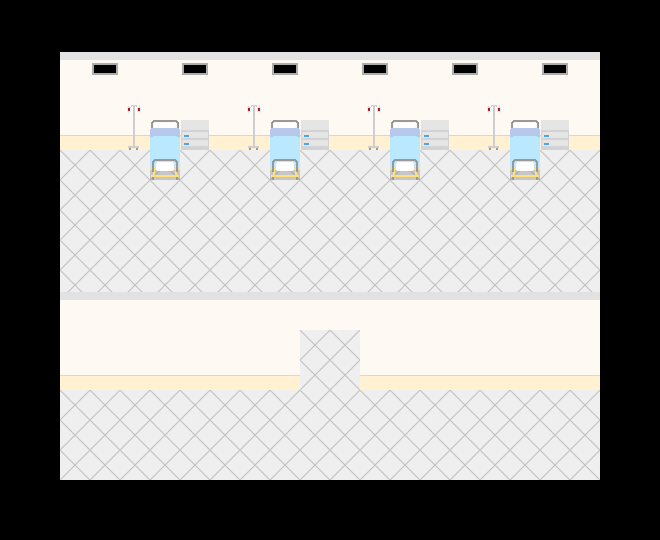

The image is a tile-based game level rendered from a .tmx file. Its description and complete source (layers, tilesets, objects, tile grids) follow:
An orthogonal 22x18 tile map with 30x30 px tiles, 3 tile layers (Camada de Tiles 1, Camada de Tiles 2, Camada de Tiles 3), 4 tilesets and 7 objects (portal_0, npc_5, npc_4, npc_3, npc_2, ...).

<map version="1.2" tiledversion="1.3.0" orientation="orthogonal" renderorder="left-up" compressionlevel="0" width="22" height="18" tilewidth="30" tileheight="30" infinite="0" nextlayerid="11" nextobjectid="44">
 <properties>
  <property name="INTERIOR" value="0" />
  <property name="SIGNAL" type="int" value="3" />
 </properties>
 <tileset firstgid="1" source="../Tiles/Files/nature.tsx" />
 <tileset firstgid="50" source="../Tiles/Files/streets.tsx" />
 <tileset firstgid="141" source="../Tiles/Files/shop.tsx" />
 <tileset firstgid="197" source="../Tiles/Files/interior.tsx" />
 <layer id="1" name="Camada de Tiles 1" width="22" height="18">
  <data encoding="csv">
0,0,0,0,0,0,0,0,0,0,0,0,0,0,0,0,0,0,0,0,0,0,
0,0,0,0,0,0,0,0,0,0,0,0,0,0,0,0,0,0,0,0,0,0,
0,0,206,214,206,206,214,206,206,214,206,206,214,206,206,214,206,206,214,206,0,0,
0,0,206,206,206,206,206,206,206,206,206,206,206,206,206,206,206,206,206,206,0,0,
0,0,230,230,230,230,230,230,230,230,230,230,230,230,230,230,230,230,230,230,0,0,
0,0,237,237,237,237,237,237,237,237,237,237,237,237,237,237,237,237,237,237,0,0,
0,0,237,237,237,237,237,237,237,237,237,237,237,237,237,237,237,237,237,237,0,0,
0,0,237,237,237,237,237,237,237,237,237,237,237,237,237,237,237,237,237,237,0,0,
0,0,237,237,237,237,237,237,237,237,237,237,237,237,237,237,237,237,237,237,0,0,
0,0,237,237,237,237,237,237,237,237,237,237,237,237,237,237,237,237,237,237,0,0,
0,0,237,237,237,237,237,237,237,237,237,237,237,237,237,237,237,237,237,237,0,0,
0,0,206,206,206,206,206,206,206,206,237,237,206,206,206,206,206,206,206,206,0,0,
0,0,230,230,230,230,230,230,230,230,237,237,230,230,230,230,230,230,230,230,0,0,
0,0,237,237,237,237,237,237,237,237,237,237,237,237,237,237,237,237,237,237,0,0,
0,0,237,237,237,237,237,237,237,237,237,237,237,237,237,237,237,237,237,237,0,0,
0,0,237,237,237,237,237,237,237,237,237,237,237,237,237,237,237,237,237,237,0,0,
0,0,0,0,0,0,0,0,0,0,0,0,0,0,0,0,0,0,0,0,0,0,
0,0,0,0,0,0,0,0,0,0,0,0,0,0,0,0,0,0,0,0,0,0
</data>
 </layer>
 <layer id="3" name="Camada de Tiles 2" width="22" height="18">
  <data encoding="csv">
0,0,0,0,0,0,0,0,0,0,0,0,0,0,0,0,0,0,0,0,0,0,
0,0,0,0,0,0,0,0,0,0,0,0,0,0,0,0,0,0,0,0,0,0,
0,0,0,0,0,0,0,0,0,0,0,0,0,0,0,0,0,0,0,0,0,0,
0,0,0,0,170,0,0,0,170,0,0,0,170,0,0,0,170,0,0,0,0,0,
0,0,0,0,178,169,179,0,178,169,179,0,178,169,179,0,178,169,179,0,0,0,
0,0,0,0,0,177,0,0,0,177,0,0,0,177,0,0,0,177,0,0,0,0,
0,0,0,0,0,0,0,0,0,0,0,0,0,0,0,0,0,0,0,0,0,0,
0,0,0,0,0,0,0,0,0,0,0,0,0,0,0,0,0,0,0,0,0,0,
0,0,0,0,0,0,0,0,0,0,0,0,0,0,0,0,0,0,0,0,0,0,
0,0,0,0,0,0,0,0,0,0,0,0,0,0,0,0,0,0,0,0,0,0,
0,0,0,0,0,0,0,0,0,0,0,0,0,0,0,0,0,0,0,0,0,0,
0,0,0,0,0,0,0,0,0,0,0,0,0,0,0,0,0,0,0,0,0,0,
0,0,0,0,0,0,0,0,0,0,0,0,0,0,0,0,0,0,0,0,0,0,
0,0,0,0,0,0,0,0,0,0,0,0,0,0,0,0,0,0,0,0,0,0,
0,0,0,0,0,0,0,0,0,0,0,0,0,0,0,0,0,0,0,0,0,0,
0,0,0,0,0,0,0,0,0,0,0,0,0,0,0,0,0,0,0,0,0,0,
0,0,0,0,0,0,0,0,0,0,0,0,0,0,0,0,0,0,0,0,0,0,
0,0,0,0,0,0,0,0,0,0,0,0,0,0,0,0,0,0,0,0,0,0
</data>
 </layer>
 <layer id="5" name="Camada de Tiles 3" width="22" height="18">
  <data encoding="csv">
0,0,0,0,0,0,0,0,0,0,0,0,0,0,0,0,0,0,0,0,0,0,
0,0,197,197,197,197,197,197,197,197,197,197,197,197,197,197,197,197,197,197,0,0,
0,0,0,0,0,0,0,0,0,0,0,0,0,0,0,0,0,0,0,0,0,0,
0,0,0,0,0,0,0,0,0,0,0,0,0,0,0,0,0,0,0,0,0,0,
0,0,0,0,0,0,0,0,0,0,0,0,0,0,0,0,0,0,0,0,0,0,
0,0,0,0,0,0,0,0,0,0,0,0,0,0,0,0,0,0,0,0,0,0,
0,0,0,0,0,0,0,0,0,0,0,0,0,0,0,0,0,0,0,0,0,0,
0,0,0,0,0,0,0,0,0,0,0,0,0,0,0,0,0,0,0,0,0,0,
0,0,0,0,0,0,0,0,0,0,0,0,0,0,0,0,0,0,0,0,0,0,
0,0,197,197,197,197,197,197,197,197,197,197,197,197,197,197,197,197,197,197,0,0,
0,0,206,206,206,206,206,206,206,206,206,206,206,206,206,206,206,206,206,206,0,0,
0,0,0,0,0,0,0,0,0,0,0,0,0,0,0,0,0,0,0,0,0,0,
0,0,0,0,0,0,0,0,0,0,0,0,0,0,0,0,0,0,0,0,0,0,
0,0,0,0,0,0,0,0,0,0,0,0,0,0,0,0,0,0,0,0,0,0,
0,0,0,0,0,0,0,0,0,0,0,0,0,0,0,0,0,0,0,0,0,0,
0,0,0,0,0,0,0,0,0,0,0,0,0,0,0,0,0,0,0,0,0,0,
0,0,0,0,0,0,0,0,0,0,0,0,0,0,0,0,0,0,0,0,0,0,
0,0,0,0,0,0,0,0,0,0,0,0,0,0,0,0,0,0,0,0,0,0
</data>
 </layer>
 <objectgroup id="10" name="PORTAL">
  <object id="27" name="portal_0" x="300" y="433.333" width="48" height="40">
   <properties>
    <property name="MAP" value="1urban_0" />
    <property name="PX" type="int" value="569" />
    <property name="PY" type="int" value="605" />
   </properties>
  </object>
 </objectgroup>
 <objectgroup id="7" name="NPC">
  <object id="38" name="npc_5" x="489.333" y="167">
   <properties>
    <property name="INDEX" value="000000" />
    <property name="WHO" value="PATIENT" />
   </properties>
   <point />
  </object>
  <object id="39" name="npc_4" x="130.333" y="169">
   <properties>
    <property name="INDEX" value="000000" />
    <property name="WHO" value="INJURIED DAUGHTER" />
   </properties>
   <point />
  </object>
  <object id="40" name="npc_3" x="438.333" y="273">
   <properties>
    <property name="INDEX" value="000000" />
    <property name="WHO" value="HINT NURSE" />
   </properties>
   <point />
  </object>
  <object id="41" name="npc_2" x="237.333" y="422">
   <properties>
    <property name="INDEX" value="000000" />
    <property name="WHO" value="IMPATIENT PATIENT" />
   </properties>
   <point />
  </object>
  <object id="42" name="npc_1" x="316.333" y="170">
   <properties>
    <property name="INDEX" value="000000" />
    <property name="WHO" value="DOCTOR" />
   </properties>
   <point />
  </object>
  <object id="43" name="npc_0" x="213.333" y="184">
   <properties>
    <property name="INDEX" value="000000" />
    <property name="WHO" value="WORRIED NURSE" />
   </properties>
   <point />
  </object>
 </objectgroup>
</map>
